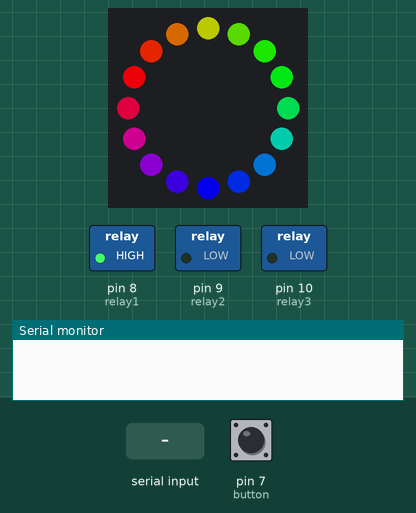
A sketch run on a simulated Arduino Uno, built with avr-gcc and run on an emulated ATmega328P. Parts: 16 RGB LEDs in a ring, first at the top, clockwise, switched loads named in the sketch (green lamp = pin HIGH), the last lines printed to the serial monitor. The test bench sets the inputs (shaded band); at power-on: pin 7 (button) HIGH. Dim RGB values are drawn brighter than linear; the strip is taken to match the declared colour order; random numbers use the default seed unless the sketch sets one.

Above: at 1.25 s.
1.3 s: pin 7 (button) pulled LOW for 0.15 s
At 1.46 s:
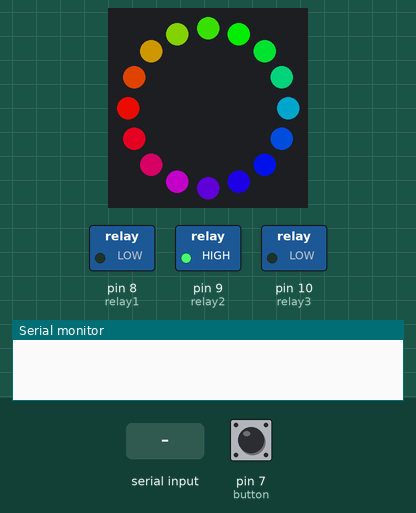
4.6 s: pin 7 (button) pulled LOW for 1 s
At 6.05 s:
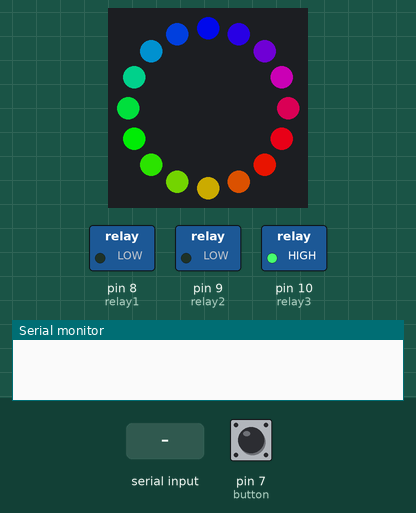
6.2 s: "30,150\n" received over the second serial link
At 6.4 s:
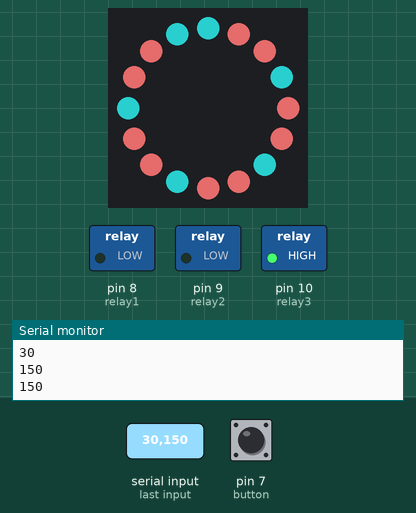
7.9 s: "0\n" received over the second serial link
At 9.58 s:
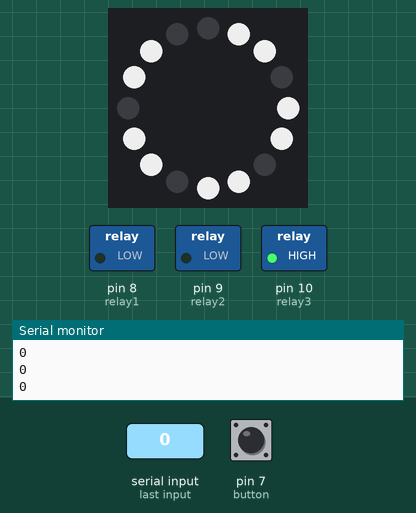
9.7 s: "2\n" received over the second serial link
At 11.2 s:
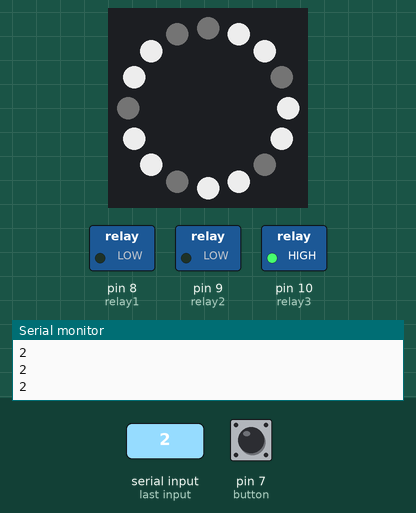
Timing chart, 0 to 12.7 s (numbered marks = the images above; inputs shaded):
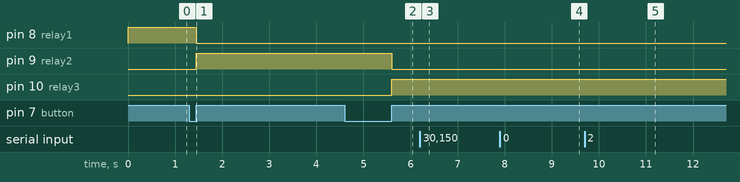

The sketch:

multi_blue.ino
```cpp
#include <Adafruit_NeoPixel.h>
#include <SoftwareSerial.h>

//블루투스로 받은 정보들 처리하기 위한 변수

int bluetoothTx = 5;
int bluetoothRx = 6;
int rgb[3] = {random(255),random(255),random(255)};
int commaPosition;
SoftwareSerial mySerial(bluetoothTx, bluetoothRx);

// 블루투스로 받은 정보 rgb값으로 분할하는 함수

void getColor(String message){
  for(int i=0;i<3;i++){
    commaPosition = message.indexOf(',');
    rgb[i] = message.substring(0,commaPosition).toInt();
    message = message.substring(commaPosition+1,message.length());
  }
}

// 패턴들 멀티태스킹 하기 위해서 만든 클래스

enum  pattern { NONE, RAINBOW_CYCLE, THEATER_CHASE, COLOR_WIPE, SCANNER, FADE };
// Patern directions supported:
enum  direction { FORWARD, REVERSE };

// NeoPattern Class - derived from the Adafruit_NeoPixel class
class NeoPatterns : public Adafruit_NeoPixel
{
    public:

    // Member Variables:
    pattern  ActivePattern;  // which pattern is running
    direction Direction;     // direction to run the pattern

    unsigned long Interval;   // milliseconds between updates
    unsigned long lastUpdate; // last update of position

    uint32_t Color1, Color2;  // What colors are in use
    uint16_t TotalSteps;  // total number of steps in the pattern
    uint16_t Index;  // current step within the pattern

    void (*OnComplete)();  // Callback on completion of pattern

    // Constructor - calls base-class constructor to initialize strip
    NeoPatterns(uint16_t pixels, uint8_t pin, uint8_t type, void (*callback)())
   :Adafruit_NeoPixel(pixels, pin, type)
    {
        OnComplete = callback;
    }

    // Update the pattern
    void Update()
    {
        if((millis() - lastUpdate) > Interval) // time to update
        {
            lastUpdate = millis();
            switch(ActivePattern)
            {
                case RAINBOW_CYCLE:
                    RainbowCycleUpdate();
                    break;
                case THEATER_CHASE:
                    TheaterChaseUpdate();
                    break;
                case COLOR_WIPE:
                    ColorWipeUpdate();
                    break;
                case SCANNER:
                    ScannerUpdate();
                    break;
                case FADE:
                    FadeUpdate();
                    break;
                default:
                    NoneUpdate();
                    break;
            }
        }
    }

    // Increment the Index and reset at the end
    void Increment()
    {
        if (Direction == FORWARD)
        {
           Index++;
           if (Index >= TotalSteps)
            {
                Index = 0;
                if (OnComplete != NULL)
                {
                    OnComplete(); // call the comlpetion callback
                }
            }
        }
        else // Direction == REVERSE
        {
            --Index;
            if (Index <= 0)
            {
                Index = TotalSteps-1;
                if (OnComplete != NULL)
                {
                    OnComplete(); // call the comlpetion callback
                }
            }
        }
    }

    // Reverse pattern direction
    void Reverse()
    {
        if (Direction == FORWARD)
        {
            Direction = REVERSE;
            Index = TotalSteps-1;
        }
        else
        {
            Direction = FORWARD;
            Index = 0;
        }
    }

    // Initialize for a RainbowCycle
    void RainbowCycle(uint8_t interval, direction dir = FORWARD)
    {
        ActivePattern = RAINBOW_CYCLE;
        Interval = interval;
        TotalSteps = 255;
        Index = 0;
        Direction = dir;
    }

    // Update the Rainbow Cycle Pattern
    void RainbowCycleUpdate()
    {
        for(int i=0; i< numPixels(); i++)
        {
            setPixelColor(i, Wheel(((i * 256 / numPixels()) + Index) & 255));
        }
        show();
        Increment();
    }

    // Initialize for a Theater Chase
    void TheaterChase(uint32_t color1, uint32_t color2, uint8_t interval, direction dir = FORWARD)
    {
        ActivePattern = THEATER_CHASE;
        Interval = interval;
        TotalSteps = numPixels();
        Color1 = color1;
        Color2 = color2;
        Index = 0;
        Direction = dir;
   }

    // Update the Theater Chase Pattern
    void TheaterChaseUpdate()
    {
        for(int i=0; i< numPixels(); i++)
        {
            if ((i + Index) % 3 == 0)
            {
                setPixelColor(i, Color1);
            }
            else
            {
                setPixelColor(i, Color2);
            }
        }
        show();
        Increment();
    }

    // Initialize for a ColorWipe
    void ColorWipe(uint32_t color, uint8_t interval, direction dir = FORWARD)
    {
        ActivePattern = COLOR_WIPE;
        Interval = interval;
        TotalSteps = numPixels();
        Color1 = color;
        Index = 0;
        Direction = dir;
    }

    // Update the Color Wipe Pattern
    void ColorWipeUpdate()
    {
        setPixelColor(Index, Color1);
        show();
        Increment();
    }

    void None()
    {
        ActivePattern = NONE;
    }

    // Update the Color Wipe Pattern
    void NoneUpdate()
    {
        for(int i=0; i< numPixels(); i++)
            setPixelColor(i, Color(0,0,0));
        show();
    }

    // Initialize for a SCANNNER
    void Scanner(uint32_t color1, uint8_t interval)
    {
        ActivePattern = SCANNER;
        Interval = interval;
        TotalSteps = (numPixels() - 1) * 2;
        Color1 = color1;
        Index = 0;
    }

    // Update the Scanner Pattern
    void ScannerUpdate()
    {
        for (int i = 0; i < numPixels(); i++)
        {
            if (i == Index)  // Scan Pixel to the right
            {
                 setPixelColor(i, Color1);
            }
            else if (i == TotalSteps - Index) // Scan Pixel to the left
            {
                 setPixelColor(i, Color1);
            }
            else // Fading tail
            {
                 setPixelColor(i, DimColor(getPixelColor(i)));
            }
        }
        show();
        Increment();
    }

    // Initialize for a Fade
    void Fade(uint32_t color1, uint32_t color2, uint16_t steps, uint8_t interval, direction dir = FORWARD)
    {
        ActivePattern = FADE;
        Interval = interval;
        TotalSteps = steps;
        Color1 = color1;
        Color2 = color2;
        Index = 0;
        Direction = dir;
    }

    // Update the Fade Pattern
    void FadeUpdate()
    {
        // Calculate linear interpolation between Color1 and Color2
        // Optimise order of operations to minimize truncation error
        uint8_t red = ((Red(Color1) * (TotalSteps - Index)) + (Red(Color2) * Index)) / TotalSteps;
        uint8_t green = ((Green(Color1) * (TotalSteps - Index)) + (Green(Color2) * Index)) / TotalSteps;
        uint8_t blue = ((Blue(Color1) * (TotalSteps - Index)) + (Blue(Color2) * Index)) / TotalSteps;

        ColorSet(Color(red, green, blue));
        show();
        Increment();
    }

    // Calculate 50% dimmed version of a color (used by ScannerUpdate)
    uint32_t DimColor(uint32_t color)
    {
        // Shift R, G and B components one bit to the right
        uint32_t dimColor = Color(Red(color) >> 1, Green(color) >> 1, Blue(color) >> 1);
        return dimColor;
    }

    // Set all pixels to a color (synchronously)
    void ColorSet(uint32_t color)
    {
        for (int i = 0; i < numPixels(); i++)
        {
            setPixelColor(i, color);
        }
        show();
    }

    // Returns the Red component of a 32-bit color
    uint8_t Red(uint32_t color)
    {
        return (color >> 16) & 0xFF;
    }

    // Returns the Green component of a 32-bit color
    uint8_t Green(uint32_t color)
    {
        return (color >> 8) & 0xFF;
    }

    // Returns the Blue component of a 32-bit color
    uint8_t Blue(uint32_t color)
    {
        return color & 0xFF;
    }

    // Input a value 0 to 255 to get a color value.
    // The colours are a transition r - g - b - back to r.
    uint32_t Wheel(byte WheelPos)
    {
        WheelPos = 255 - WheelPos;
        if(WheelPos < 85)
        {
            return Color(255 - WheelPos * 3, 0, WheelPos * 3);
        }
        else if(WheelPos < 170)
        {
            WheelPos -= 85;
            return Color(0, WheelPos * 3, 255 - WheelPos * 3);
        }
        else
        {
            WheelPos -= 170;
            return Color(WheelPos * 3, 255 - WheelPos * 3, 0);
        }
    }
};
void Ring1Complete();

// 아두이노 핀번호 변수
int neopixel = 3;
int relay1 = 8, relay2 = 9, relay3 = 10;
int button = 7;

NeoPatterns Ring1(16, neopixel, NEO_RGBW + NEO_KHZ800,  &Ring1Complete); // in function
int action = 0; // ring pattern state

// Initialize everything and prepare to start
void setup()
{
   mySerial.begin(9600);
   Serial.begin(9600);
   pinMode(relay1, OUTPUT);
   pinMode(relay2, OUTPUT);
   pinMode(relay3, OUTPUT);
   pinMode(button, INPUT);

   randomSeed(analogRead(0));

   Ring1.begin();
   Ring1.setBrightness(200);
   Ring1.RainbowCycle(3);
}


// 링 번호 릴레이 통해서 변환시키기 위한 변수 및 패턴 변화 시키기 위한 변수
int nowstate = 0; // change the pattern
int ringnumber = 1; // ring number

// Main loop
void loop()
{
   if (mySerial.available()) { //블루투스에서 넘어온 데이터 입력 및 확인
    getColor(mySerial.readStringUntil('\n'));
    Serial.println(rgb[0]);
    Serial.println(rgb[1]);
    Serial.println(rgb[2]);
  }
    // 칼라 변환
    Ring1.Color1 = Ring1.Color(rgb[0],rgb[1],rgb[2]);
    Ring1.Color2 = Ring1.Color(255-rgb[0],255-rgb[1],255-rgb[2]);

    //릴레이 변환
    if(digitalRead(button) == 0)
     {
        while(digitalRead(button) == 0);
        if(ringnumber >=3)
            ringnumber = 1;
        else
            ringnumber++;
     }
     //ring1

     if(ringnumber == 1)
     {
        digitalWrite(relay1,HIGH);
        digitalWrite(relay2,LOW);
        digitalWrite(relay3,LOW);
     }

      //ring2
      if(ringnumber == 2)
      {
          digitalWrite(relay1,LOW);
          digitalWrite(relay2,HIGH);
          digitalWrite(relay3, LOW);
      }

      //ring3
      if(ringnumber == 3)
      {
          digitalWrite(relay1,LOW);
          digitalWrite(relay2,LOW);
          digitalWrite(relay3,HIGH);
      }


    // Update the rings. 패턴 변환
    Ring1.Update();
    if(nowstate)
    {
      nowstate = 0;
      action++;
        if(action >= 4)
          action = 0;
        if(action == 0)
        {
           Ring1.RainbowCycle(3);
        }
         else if(action == 1)
           Ring1.TheaterChase(Ring1.Color1, Ring1.Color2, 100);
         else if(action == 2)
            Ring1.Scanner(Ring1.Color2, 55);
         else if(action == 3)
            Ring1.Fade(Ring1.Color1, Ring1.Color2,  30,  100);
    }
}


//반복횟수 카운팅
int num = 0; // number of executions
// 다음 패턴으로 넘기기 위한 함수 및 fade 패턴에서 color1 -> color2 -> color1으로 이어지도록 하기 위한 함수
void Ring1Complete()
{
  num++;
  if(Ring1.ActivePattern == FADE)
  {
    Ring1.Reverse();
  }
  if(num>=5)
  {
      nowstate = 1;
      num = 0;
  }
}
```

Measured:
- after the input at 1.3 s, pin 8 (relay1): HIGH → LOW after 0.15 s; pin 9 (relay2): LOW → HIGH after 0.15 s
- after the input at 4.6 s, pin 9 (relay2): HIGH → LOW after 1.0 s; pin 10 (relay3): LOW → HIGH after 1.0 s
